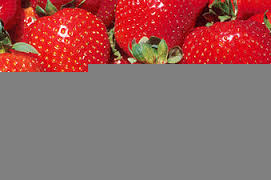
#> input picture 9k=strawberry.jpg, 271 x 180 px
$ python rgbCube.py --image 9k=strawberry.jpg
#> lines starting #> are read from the running program, lines starting #| are printed output that depends on the picture
import cv2
import numpy as np
from matplotlib import pyplot as plt
from mpl_toolkits.mplot3d import axes3d,Axes3D
import argparse

#Parse arguments for image
ap = argparse.ArgumentParser()
ap.add_argument("-i", "--image", help = "path to the image")
args = vars(ap.parse_args())

#load image
img = cv2.imread(args["image"])
#> img is the input picture: shape (180, 271, 3); mean B, G, R 96.8, 97.9, 150

#Hardcoded dimensions because constant on pi
#To get new dimensions use the code below:

#width, height = img.shape[:2];
cols = 2464;
rows = 3280;

#imgReshape = np.reshape(img,(1,2425760))
#print(len(imgReshape))

pixelNums = 20
b = img[:pixelNums,:pixelNums,0]
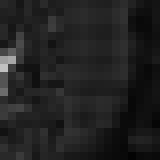
#> b: shape (20, 20) (shown 8 times larger); min 3, max 193, mean 33
g = img[:pixelNums,:pixelNums,1]
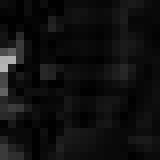
#> g: shape (20, 20) (shown 8 times larger); min 0, max 181, mean 15.3
r = img[:pixelNums,:pixelNums,2]
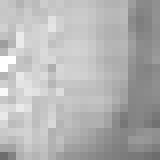
#> r: shape (20, 20) (shown 8 times larger); min 109, max 255, mean 179.4

print(b.shape)
#| (20, 20)
#b = np.reshape(b,(b.size,1))
#g = np.reshape(g,(g.size,1))
#r = np.reshape(r,(r.size,1))

print(b.size)
#| 400
print(b.shape)
#| (20, 20)


fig = plt.figure()
ax = Axes3D(fig)
ax.scatter(r,g,b)
ax.set_xlabel('Red')
ax.set_ylabel('Green')
ax.set_zlabel('Blue')
ax.set_xlim([0,255])
ax.set_ylim([0,255])
ax.set_zlim([0,255])
ax.set_title('Landscape RGB Cube')
plt.savefig('landscapeRGBcube.png')
plt.show()

# [6 lines of commented-out code are left out]
